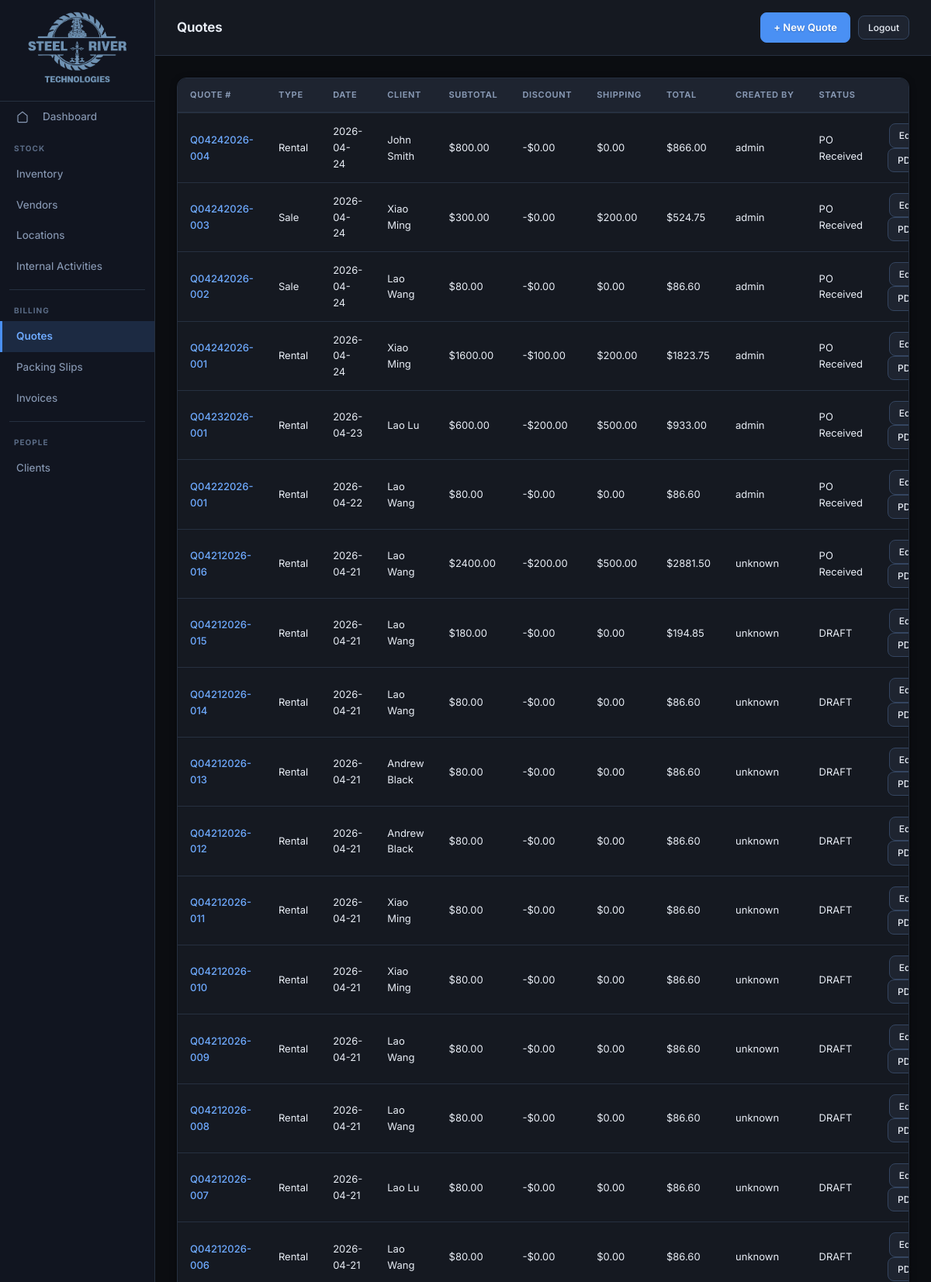
Page /quotes/ (upper part) on the committed database.
### tables this page shows
CREATE TABLE "Quote" (
    quote_number TEXT PRIMARY KEY,
    quote_type TEXT,
    quote_date TEXT NOT NULL,
    quote_expiration_date TEXT,
    payment_term TEXT,
    ship_to TEXT,
    ship_from TEXT,
    sales_tax_rate REAL DEFAULT 0,
    rental_days INTEGER,
    discount REAL DEFAULT 0,
    shipping_cost REAL DEFAULT 0,
    client_id TEXT,
    created_by TEXT,
    created_at TEXT,
    modified_by TEXT,
    modified_at TEXT
, contact_person TEXT, status TEXT DEFAULT DRAFT, discount_amount REAL DEFAULT 0, discount_percent REAL DEFAULT 0);

CREATE TABLE Clients (
    client_id INTEGER PRIMARY KEY AUTOINCREMENT,
    name TEXT NOT NULL,
    department TEXT,
    company TEXT,
    phone TEXT,
    email TEXT,
    site_address TEXT,
    billing_address TEXT
, created_by TEXT, created_at TEXT, modified_by TEXT, modified_at TEXT);

### app/routes/quotes.py (the view)
@router.get("/", response_class=HTMLResponse)
def quotes_list(request: Request):
    db = get_db()
    quotes = db.execute("""
        SELECT q.*, c.name as client_name
        FROM Quote q
        LEFT JOIN Clients c ON q.client_id = c.client_id
        ORDER BY q.created_at DESC
    """).fetchall()
    quotes_list = [dict(q) for q in quotes]
    for q in quotes_list:
        items = db.execute(
            "SELECT SUM(quantity * quoted_price) as subtotal FROM Quote_Items WHERE quote_number = ?",
            (q["quote_number"],),
        ).fetchone()
        item_subtotal = float(items["subtotal"]) if items and items["subtotal"] else 0.0
        rental_days = int(q.get("rental_days") or 0)
        if rental_days:
            item_subtotal = item_subtotal * rental_days
        tax_rate = float(q.get("sales_tax_rate") or 0)
        discount = float(q.get("discount") or 0)
        shipping = float(q.get("shipping_cost") or 0)
        tax = (item_subtotal - discount) * tax_rate
        total = (item_subtotal - discount) * (1 + tax_rate) + shipping
        q["subtotal_value"] = item_subtotal
        q["discount_value"] = discount
        q["shipping_value"] = shipping
        q["total_value"] = total
    close_db()
    return templates.TemplateResponse(
        "quotes/list.html", {"request": request, "quotes": quotes_list}
    )

### app/templates/quotes/list.html (shortened to what this page needs)
{% extends "base.html" %}
{% block page_title %}Quotes{% endblock %}
{% set active = "quotes" %}
{% block topbar_actions %}
<a href="/quotes/new" class="btn btn-primary">+ New Quote</a>
{% endblock %}
{% block content %}
{% if quotes %}
<div class="table-wrap">
<table>
  <thead>
    <tr>
      <th>Quote #</th>
      <th>Type</th>
      <th>Date</th>
      <th>Client</th>
      <th>Subtotal</th>
      <th>Discount</th>
      <th>Shipping</th>
      <th>Total</th>
      <th>Created By</th>
      <th>Status</th>
      <th></th>
    </tr>
  </thead>
  <tbody>
  {% for q in quotes %}
  <tr>
    <td><a href="/quotes/{{ q.quote_number }}">{{ q.quote_number }}</a></td>
    <td>{{ "Sale" if q.quote_type == "SALE" else "Rental" }}</td>
    <td>{{ q.quote_date }}</td>
    <td>{{ q.client_name or "—" }}</td>
    <td>${{ "%.2f"|format(q.subtotal_value|float) }}</td>
    <td>-${{ "%.2f"|format(q.discount_value|float) }}</td>
    <td>${{ "%.2f"|format(q.shipping_value|float) }}</td>
    <td>${{ "%.2f"|format(q.total_value|float) }}</td>
    <td>{{ q.created_by or "-" }}</td>
    <td>{{ q.status or "Draft" }}</td>
    <td style="text-align:right;">
      <a href="/quotes/{{ q.quote_number }}" class="btn btn-sm">Edit</a>
      <a href="/quotes/{{ q.quote_number }}/pdf" class="btn btn-sm" target="_blank">PDF</a>
    </td>
  </tr>
  {% endfor %}
  </tbody>
</table>
</div>
{% endif %}
{% endblock %}

### app/static/css/main.css (style rules this page uses)
:root { --bg: #0b0d11; --surface: #151921; --surface2: #1e2430; --surface3: #283040; --surface-hover:#263040; --sidebar-bg: #111520; --sidebar-hover:#1a2235; --sidebar-active:#1c2a42; --border: #263040; --border2: #344560; --border-light:#45567a; --text: #e8edf5; --text2: #8899b4; --text3: #5a6b85; --text-muted: #3d4e68; --accent: #4a90f4; --accent2: #6eaaff; --accent-bg: rgba(74, 144, 244, 0.12); --accent-border:rgba(74, 144, 244, 0.35); --red: #f05545; --red-soft: #ff8a80; --red-bg: rgba(240, 85, 69, 0.12); --green: #2ecc71; --green-soft: #7defa0; --green-bg: rgba(46, 204, 113, 0.12); --amber: #f5a623; --amber-soft: #ffd166; --amber-bg: rgba(245, 166, 35, 0.12); --purple: #b07af5; --purple-bg: rgba(176, 122, 245, 0.12); --cyan: #26d9e6; --cyan-bg: rgba(38, 217, 230, 0.12); --font: 'Inter', system-ui, -apple-system, sans-serif; --mono: 'JetBrains Mono', 'Consolas', monospace; --radius: 8px; --radius-lg: 12px; --radius-xl: 16px; --shadow: 0 2px 8px rgba(0,0,0,0.4); --shadow-lg: 0 8px 24px rgba(0,0,0,0.5); --shadow-glow: 0 0 24px rgba(74, 144, 244, 0.15); --transition-fast: 0.15s cubic-bezier(0.4, 0, 0.2, 1); --transition: 0.2s cubic-bezier(0.4, 0, 0.2, 1); }
*, *::before, *::after { box-sizing: border-box; margin: 0; padding: 0; }
html, body { height: 100%; background: var(--bg); color: var(--text); font-family: var(--font); font-size: 14px; line-height: 1.6; -webkit-font-smoothing: antialiased; -moz-osx-font-smoothing: grayscale; }
a { color: var(--accent2); text-decoration: none; transition: color var(--transition-fast); }
.btn { display: inline-flex; align-items: center; gap: 6px; padding: 8px 16px; font-size: 13px; font-family: var(--font); font-weight: 500; border-radius: var(--radius); cursor: pointer; border: 1px solid var(--border2); background: var(--surface2); color: var(--text); text-decoration: none; transition: all var(--transition); white-space: nowrap; }
.btn-primary { background: var(--accent); border-color: var(--accent); color: #fff; font-weight: 600; text-shadow: 0 1px 2px rgba(0,0,0,0.2); }
.btn-sm { padding: 5px 12px; font-size: 12px; }
.table-wrap { overflow-x: auto; border: 1px solid var(--border); border-radius: var(--radius-lg); background: var(--surface); box-shadow: var(--shadow); }
table { width: 100%; border-collapse: collapse; }
thead th { background: var(--surface2); color: var(--text2); font-size: 11px; font-weight: 650; letter-spacing: 0.06em; text-transform: uppercase; padding: 13px 16px; text-align: left; border-bottom: 2px solid var(--border); white-space: nowrap; }
tbody tr { border-bottom: 1px solid var(--border); transition: background var(--transition-fast); }
tbody td { padding: 13px 16px; font-size: 13px; color: var(--text); vertical-align: middle; }
td a { color: var(--accent2); text-decoration: none; font-weight: 500; }

### rows in the picture
Quote: quote_number "Q04242026-004", quote_type "Rental", quote_date "2026-04-24", name "John Smith", subtotal_value "800.00", discount_value "0.00", shipping_value "0.00", total_value "866.00", created_by "admin", status "PO Received"
Quote: quote_number "Q04242026-003", quote_type "Sale", quote_date "2026-04-24", name "Xiao Ming", subtotal_value "300.00", discount_value "0.00", shipping_value "200.00", total_value "524.75", created_by "admin", status "PO Received"
Quote: quote_number "Q04242026-002", quote_type "Sale", quote_date "2026-04-24", name "Lao Wang", subtotal_value "80.00", discount_value "0.00", shipping_value "0.00", total_value "86.60", created_by "admin", status "PO Received"
Quote: quote_number "Q04242026-001", quote_type "Rental", quote_date "2026-04-24", name "Xiao Ming", subtotal_value "1600.00", discount_value "100.00", shipping_value "200.00", total_value "1823.75", created_by "admin", status "PO Received"
Quote: quote_number "Q04232026-001", quote_type "Rental", quote_date "2026-04-23", name "Lao Lu", subtotal_value "600.00", discount_value "200.00", shipping_value "500.00", total_value "933.00", created_by "admin", status "PO Received"
Quote: quote_number "Q04222026-001", quote_type "Rental", quote_date "2026-04-22", name "Lao Wang", subtotal_value "80.00", discount_value "0.00", shipping_value "0.00", total_value "86.60", created_by "admin", status "PO Received"
Quote: quote_number "Q04212026-016", quote_type "Rental", quote_date "2026-04-21", name "Lao Wang", subtotal_value "2400.00", discount_value "200.00", shipping_value "500.00", total_value "2881.50", created_by "unknown", status "PO Received"
Quote: quote_number "Q04212026-015", quote_type "Rental", quote_date "2026-04-21", name "Lao Wang", subtotal_value "180.00", discount_value "0.00", shipping_value "0.00", total_value "194.85", created_by "unknown", status "DRAFT"
Quote: quote_number "Q04212026-014", quote_type "Rental", quote_date "2026-04-21", name "Lao Wang", subtotal_value "80.00", discount_value "0.00", shipping_value "0.00", total_value "86.60", created_by "unknown", status "DRAFT"
Quote: quote_number "Q04212026-013", quote_type "Rental", quote_date "2026-04-21", name "Andrew Black", subtotal_value "80.00", discount_value "0.00", shipping_value "0.00", total_value "86.60", created_by "unknown", status "DRAFT"
Quote: quote_number "Q04212026-012", quote_type "Rental", quote_date "2026-04-21", name "Andrew Black", subtotal_value "80.00", discount_value "0.00", shipping_value "0.00", total_value "86.60", created_by "unknown", status "DRAFT"
Quote: quote_number "Q04212026-011", quote_type "Rental", quote_date "2026-04-21", name "Xiao Ming", subtotal_value "80.00", discount_value "0.00", shipping_value "0.00", total_value "86.60", created_by "unknown", status "DRAFT"
Quote: quote_number "Q04212026-010", quote_type "Rental", quote_date "2026-04-21", name "Xiao Ming", subtotal_value "80.00", discount_value "0.00", shipping_value "0.00", total_value "86.60", created_by "unknown", status "DRAFT"
Quote: quote_number "Q04212026-009", quote_type "Rental", quote_date "2026-04-21", name "Lao Wang", subtotal_value "80.00", discount_value "0.00", shipping_value "0.00", total_value "86.60", created_by "unknown", status "DRAFT"
Quote: quote_number "Q04212026-008", quote_type "Rental", quote_date "2026-04-21", name "Lao Wang", subtotal_value "80.00", discount_value "0.00", shipping_value "0.00", total_value "86.60", created_by "unknown", status "DRAFT"
Quote: quote_number "Q04212026-007", quote_type "Rental", quote_date "2026-04-21", name "Lao Lu", subtotal_value "80.00", discount_value "0.00", shipping_value "0.00", total_value "86.60", created_by "unknown", status "DRAFT"
Quote: quote_number "Q04212026-006", quote_type "Rental", quote_date "2026-04-21", name "Lao Wang", subtotal_value "80.00", discount_value "0.00", shipping_value "0.00", total_value "86.60", created_by "unknown", status "DRAFT"
